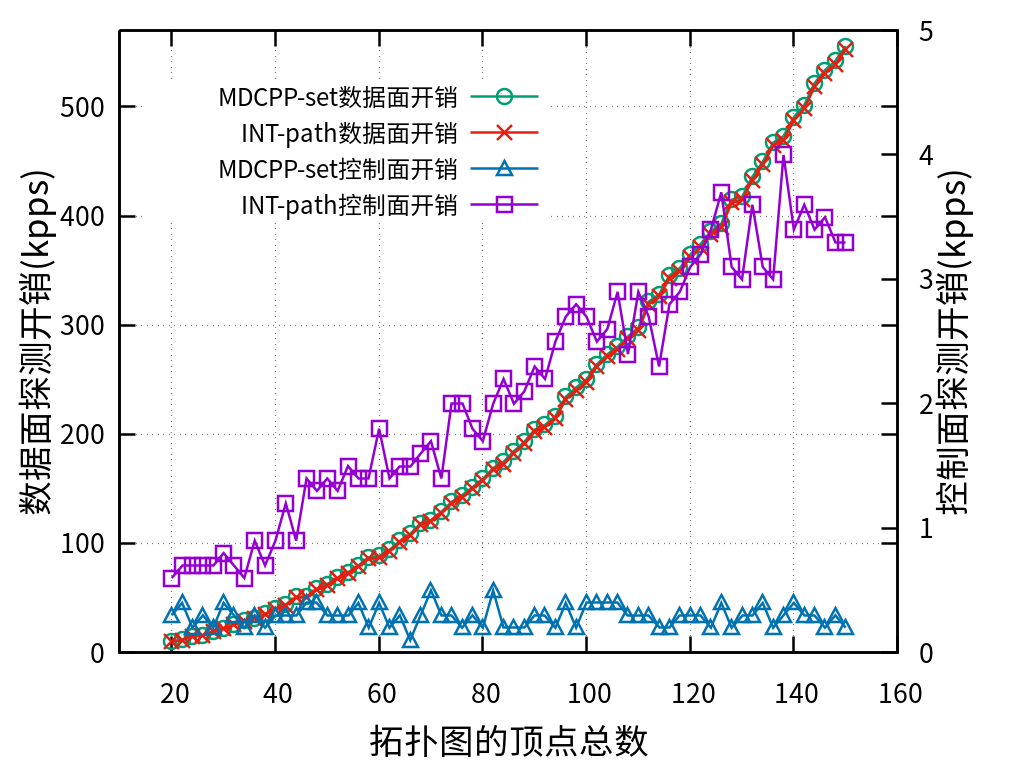

Recreate this plot in gnuplot.
reset
set key center at 15, 460

set size ratio 0.8


set grid


set xlabel "拓扑图的顶点总数" offset 0,0.3 font "Microsoft YaHei,26"
set ylabel "数据面探测开销(kpps)" offset 1.7,0 font "Microsoft YaHei,26"
set y2label "控制面探测开销(kpps)" offset -1.7,0 font "Microsoft YaHei,26"
set key left
set key font ",18"
set y2tics
set yrange [0:570]
set y2range [0:5]
set xrange [10:160]
set xtics 0,20,160
plot 'data2.txt' using 1:($6/10) title"MDCPP-set数据面开销" with linespoints ls 8 lc 10 pt 6 pointsize 2.5,\
'data2.txt' using 1:($5/10) title"INT-path数据面开销" with linespoints ls 7 pt 2 pointsize 2.5,\
'data2.txt' using 1:($2/10) title"MDCPP-set控制面开销" with linespoints ls 6 pt 8 pointsize 2.5 axes x1y2,\
'data2.txt' using 1:($4/10) title"INT-path控制面开销" with linespoints ls 8 lc 1 pt 4 pointsize 2.5 axes x1y2

set terminal pngcairo size 1024,768 color solid linewidth 2.5 font "Microsoft YaHei,20"
set output "figure7_ch.png"

replot

set output
